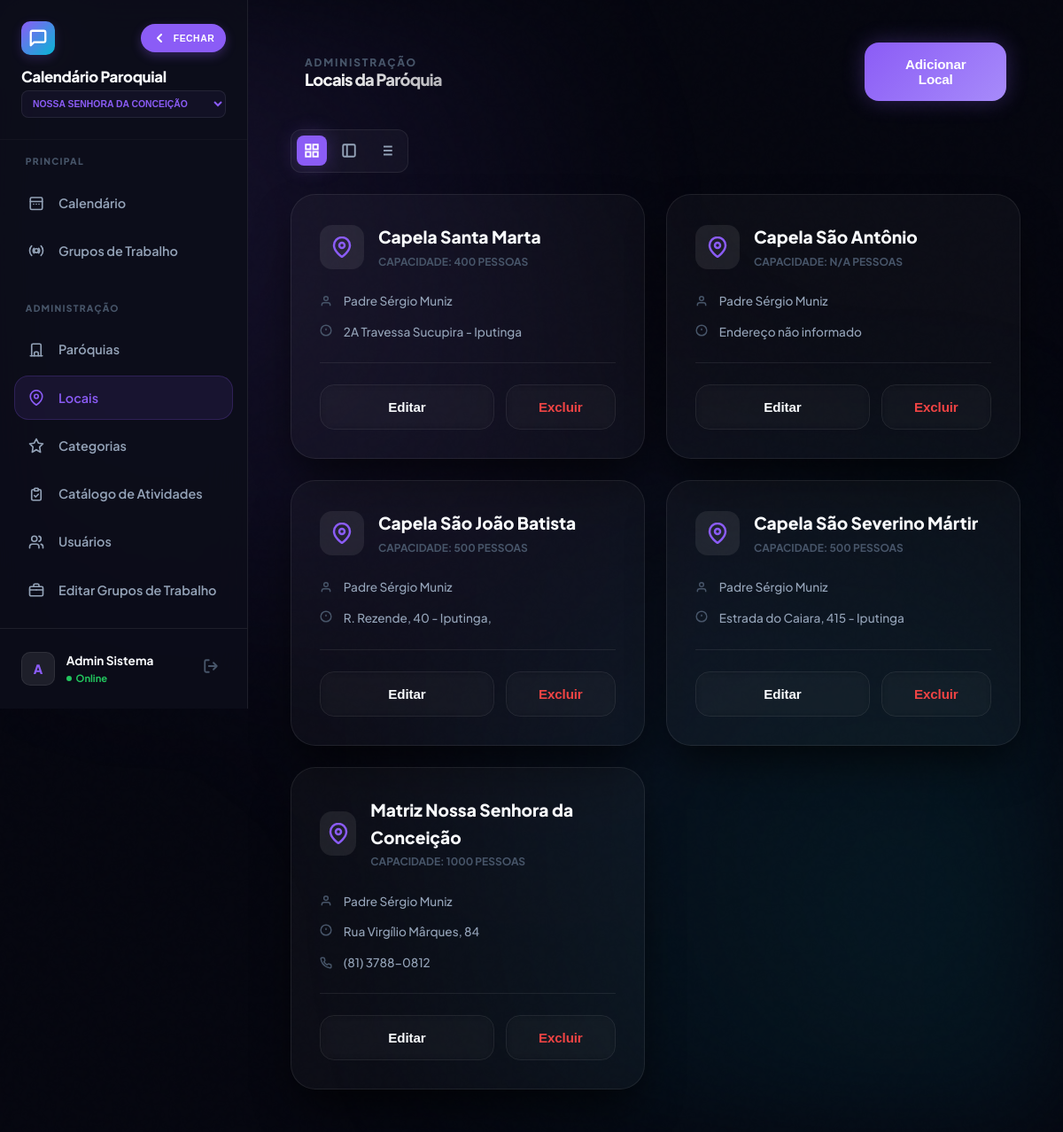
The app's page /locais_paroquia.php (signed in), older data.
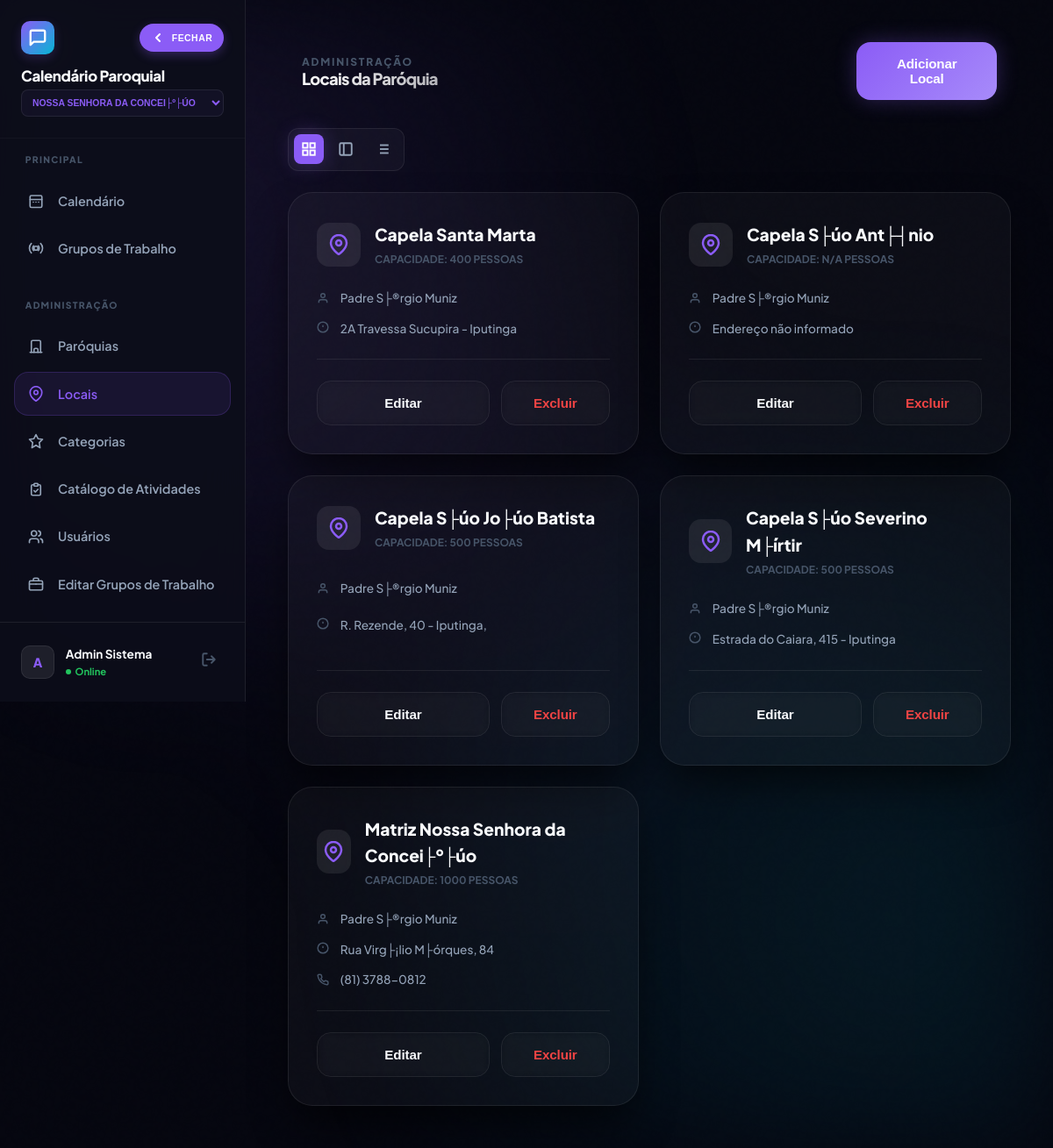
The same page, newer data.
### tables this page shows
CREATE TABLE `locais_paroquia` (
  `id` int(10) unsigned NOT NULL AUTO_INCREMENT,
  `paroquia_id` int(10) unsigned NOT NULL,
  `nome_local` varchar(255) NOT NULL,
  `descricao` text DEFAULT NULL,
  `ativo` tinyint(1) DEFAULT 1,
  `endereco` varchar(255) DEFAULT NULL,
  `telefone` varchar(20) DEFAULT NULL,
  `responsavel` varchar(100) DEFAULT NULL,
  `capacidade` int(11) DEFAULT NULL,
  PRIMARY KEY (`id`)
);

### functions.php (called while the page is built, shortened)
<?php
require_once __DIR__ . '/config.php';
function current_paroquia_id(): int {
    return (int)($_SESSION['paroquia_id'] ?? 0);
}
?>

### config.php (called while the page is built, shortened)
<?php
function h(mixed $v): string {
    return htmlspecialchars((string)($v ?? ''), ENT_QUOTES, 'UTF-8');
}
?>

### locais_paroquia.php (the view, shortened to what this page needs)
<?php
require_once 'functions.php';
$pid = current_paroquia_id();
$locais = $conn->query("SELECT * FROM locais_paroquia WHERE paroquia_id = $pid ORDER BY nome_local");
?>
<!DOCTYPE html>
<html lang="pt-BR">
<head>
    <link rel="stylesheet" href="style.css?v=2.4.5"
        <link rel="stylesheet" href="css/responsive.css?v=2.4.5">
</head>
<body>
    <div class="bg-mesh"></div>
    <div class="app-shell">
        <?php include 'sidebar.php'; ?>
        <main class="main-content">
            <header class="calendar-header animate-in" style="margin-bottom: 2rem; display: flex; align-items: center; padding: 0 1rem;">
                <div style="display: flex; align-items: center; justify-content: space-between; width: 100%; gap: 1rem;">
                    <div>
                        <p class="hide-on-mobile" style="font-size: 0.75rem; font-weight: 800; letter-spacing: 0.15em; color: var(--text-ghost); margin:0;">ADMINISTRAÇÃO</p>
                        <h1 class="gradient-text" style="font-size: 1.15rem; margin: 0; white-space: nowrap; overflow: hidden; text-overflow: ellipsis;">Locais da Paróquia</h1>
                    </div>
                </div>
                <button onclick="openModal()" class="btn btn-primary shimmer hide-on-mobile">Adicionar Local</button>
            </header>
            <div class="view-controls animate-in" style="animation-delay: 0.05s;">
                <button onclick="setView('grid')" id="btn-grid" class="view-btn active" title="Grande">
                    <svg width="18" height="18" viewBox="0 0 24 24" fill="none" stroke="currentColor" stroke-width="2.5"><rect x="3" y="3" width="7" height="7"/><rect x="14" y="3" width="7" height="7"/><rect x="14" y="14" width="7" height="7"/><rect x="3" y="14" width="7" height="7"/></svg>
                </button>
                <button onclick="setView('compact')" id="btn-compact" class="view-btn" title="Média">
                    <svg width="18" height="18" viewBox="0 0 24 24" fill="none" stroke="currentColor" stroke-width="2.5"><rect x="3" y="3" width="18" height="18" rx="2" ry="2"/><line x1="9" y1="3" x2="9" y2="21"/></svg>
                </button>
                <button onclick="setView('list')" id="btn-list" class="view-btn" title="Lista">
                </button>
            </div>
            <div class="locations-grid animate-in" id="dataContainer" style="animation-delay: 0.1s;">
                <?php while ($l = $locais->fetch_assoc()): ?>
                <article class="glass location-card">
                    <div class="loc-header">
                        <div class="loc-icon">
                            <svg width="24" height="24" viewBox="0 0 24 24" fill="none" stroke="currentColor" stroke-width="2.5"><path d="M21 10c0 7-9 13-9 13s-9-6-9-13a9 9 0 0 1 18 0z"/><circle cx="12" cy="10" r="3"/></svg>
                        </div>
                        <div class="loc-title">
                            <h3><?= h($l['nome_local']) ?></h3>
                            <p>CAPACIDADE: <?= $l['capacidade'] ?: 'N/A' ?> PESSOAS</p>
                        </div>
                    </div>
                    <div class="loc-details">
                        <div class="detail-row">
                            <svg width="14" height="14" viewBox="0 0 24 24" fill="none" stroke="currentColor" stroke-width="2.5"><path d="M20 21v-2a4 4 0 0 0-4-4H8a4 4 0 0 0-4 4v2"/><circle cx="12" cy="7" r="4"/></svg>
                            <span><?= h($l['responsavel'] ?: 'Sem responsável') ?></span>
                        </div>
                        <div class="detail-row" style="align-items: flex-start;">
                            <svg width="14" height="14" viewBox="0 0 24 24" fill="none" stroke="currentColor" stroke-width="2.5" style="margin-top: 2px;"><circle cx="12" cy="12" r="10"/><line x1="12" y1="8" x2="12" y2="12"/><line x1="12" y1="16" x2="12.01" y2="16"/></svg>
                            <span><?= h($l['endereco'] ?: 'Endereço não informado') ?></span>
                        </div>
                        <?php if ($l['telefone']): ?>
                        <div class="detail-row">
                            <span><?= h($l['telefone']) ?></span>
                        </div>
                        <?php endif; ?>
                    </div>
                    <div class="loc-footer">
                        <button onclick='editLocal(<?= json_encode($l) ?>)' class="btn btn-ghost" style="flex: 1;">Editar</button>
                        <form method="POST" style="flex: 1;">
                            <button type="button" class="btn btn-ghost" style="width: 100%; color: #ef4444;" onclick="return confirmForm(this, 'Excluir este local permanentemente?')">Excluir</button>
                        </form>
                    </div>
                </article>
                <?php endwhile; ?>
            </div>
        </main>
    </div>
</body>
</html>

Row changes from the older to the newer data that the page shows:
changed locais_paroquia "Capela Santa Marta": responsavel "Padre Sérgio Muniz" → "Padre S├®rgio Muniz"
changed locais_paroquia "Endereço não informado": nome_local "Capela São Antônio" → "Capela S├úo Ant├┤nio"; responsavel "Padre Sérgio Muniz" → "Padre S├®rgio Muniz"
changed locais_paroquia "R. Rezende, 40 - Iputinga,": nome_local "Capela São João Batista" → "Capela S├úo Jo├úo Batista"; responsavel "Padre Sérgio Muniz" → "Padre S├®rgio Muniz"
changed locais_paroquia "Estrada do Caiara, 415 - Iputinga": nome_local "Capela São Severino Mártir" → "Capela S├úo Severino M├írtir"; responsavel "Padre Sérgio Muniz" → "Padre S├®rgio Muniz"
changed locais_paroquia: nome_local "Matriz Nossa Senhora da Conceição" → "Matriz Nossa Senhora da Concei├º├úo"; responsavel "Padre Sérgio Muniz" → "Padre S├®rgio Muniz"; endereco "Rua Virgílio Mârques, 84" → "Rua Virg├¡lio M├órques, 84"
Text that changed along with them:
form field value: "Nossa Senhora da Conceição" → "Nossa Senhora da Concei├º├úo"
